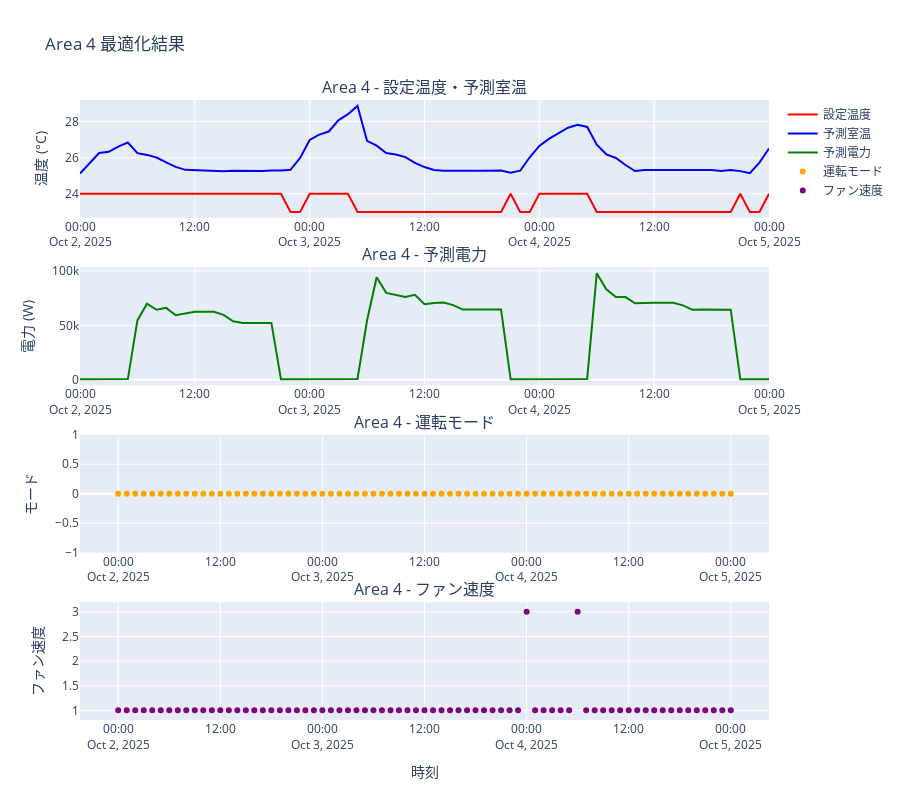
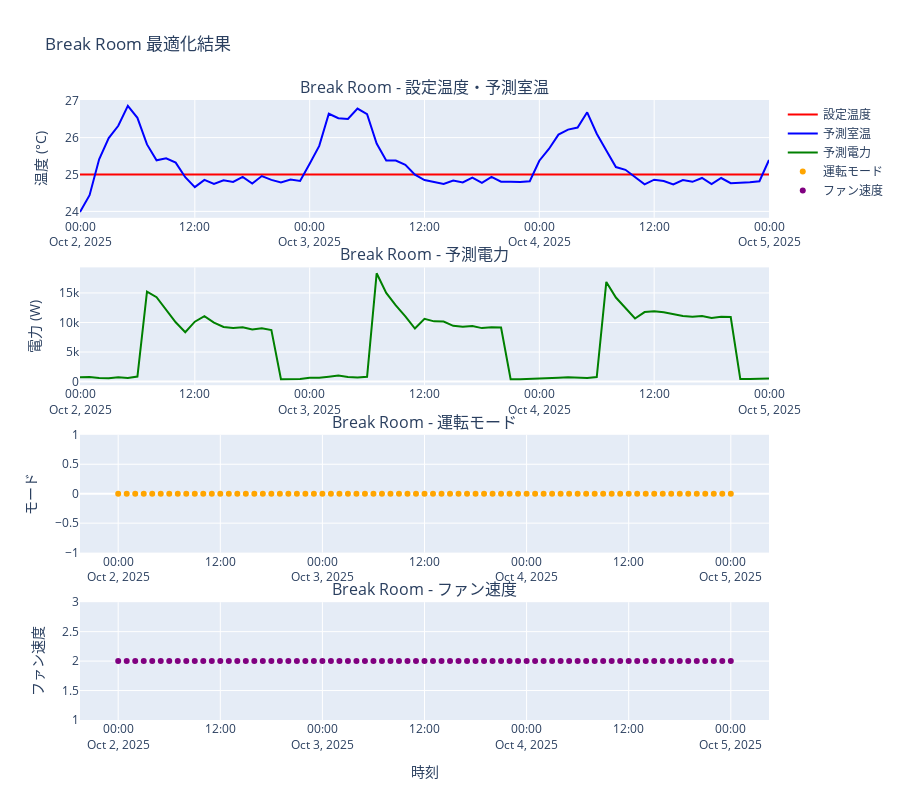
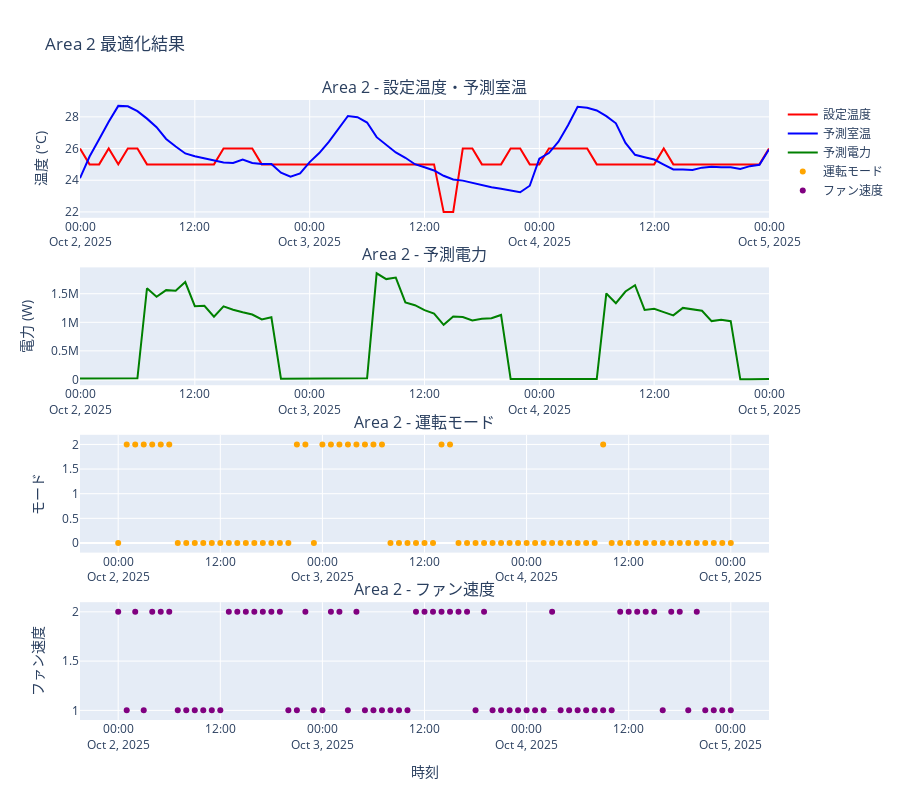
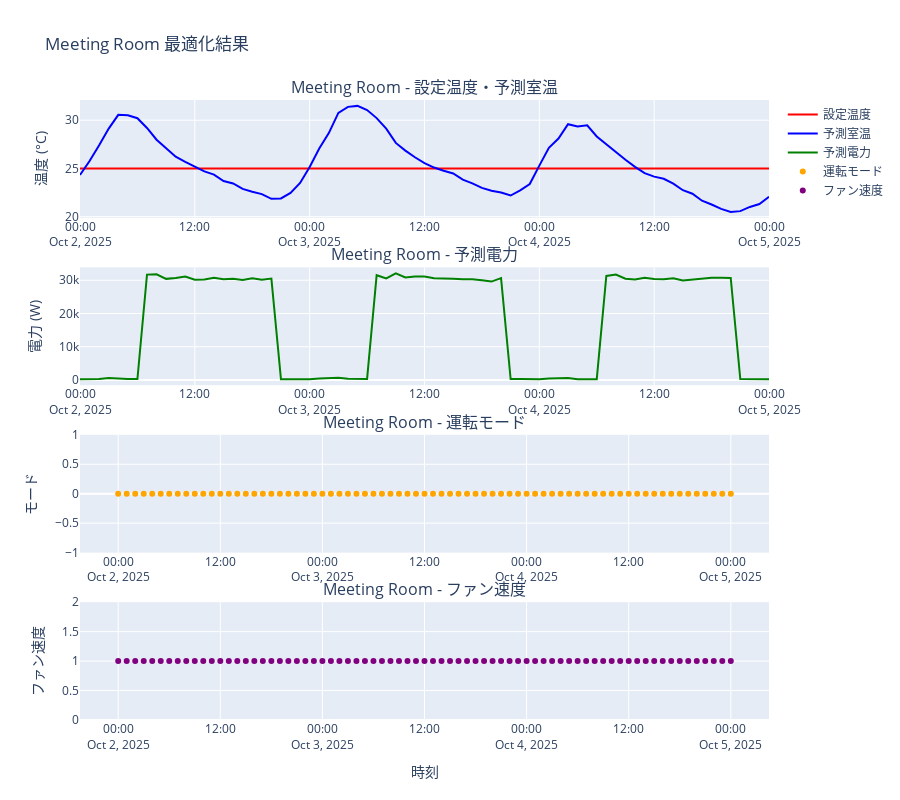

The code cell stored with these charts, in order, in its notebook:
### Markdown cell above
## 5. 結果出力・可視化

最適化結果を可視化し、分析します。

### Code cell
# 最適化結果の可視化
if schedule is not None:
    # 各ゾーンの結果を可視化
    for zone_name, zone_schedule in schedule.items():
        # データの準備
        timestamps = list(zone_schedule.keys())
        set_temps = [zone_schedule[t]['set_temp'] for t in timestamps]
        pred_temps = [zone_schedule[t]['pred_temp'] for t in timestamps]
        pred_powers = [zone_schedule[t]['pred_power'] for t in timestamps]
        modes = [zone_schedule[t]['mode'] for t in timestamps]
        fans = [zone_schedule[t]['fan'] for t in timestamps]
        
        # サブプロットの作成
        fig = make_subplots(
            rows=4, cols=1,
            subplot_titles=[
                f"{zone_name} - 設定温度・予測室温",
                f"{zone_name} - 予測電力",
                f"{zone_name} - 運転モード",
                f"{zone_name} - ファン速度"
            ],
            vertical_spacing=0.08
        )
        
        # 設定温度・予測室温
        fig.add_trace(
            go.Scatter(x=timestamps, y=set_temps, name='設定温度', line=dict(color='red', width=2)),
            row=1, col=1
        )
        fig.add_trace(
            go.Scatter(x=timestamps, y=pred_temps, name='予測室温', line=dict(color='blue', width=2)),
            row=1, col=1
        )
        
        # 予測電力
        fig.add_trace(
            go.Scatter(x=timestamps, y=pred_powers, name='予測電力', line=dict(color='green', width=2)),
            row=2, col=1
        )
        
        # 運転モード
        fig.add_trace(
            go.Scatter(x=timestamps, y=modes, name='運転モード', mode='markers', marker=dict(color='orange', size=6)),
            row=3, col=1
        )
        
        # ファン速度
        fig.add_trace(
            go.Scatter(x=timestamps, y=fans, name='ファン速度', mode='markers', marker=dict(color='purple', size=6)),
            row=4, col=1
        )
        
        # レイアウトの設定
        fig.update_layout(
            title=f"{zone_name} 最適化結果",
            height=800,
            showlegend=True
        )
        
        # 軸ラベルの設定
        fig.update_xaxes(title_text="時刻", row=4, col=1)
        fig.update_yaxes(title_text="温度 (°C)", row=1, col=1)
        fig.update_yaxes(title_text="電力 (W)", row=2, col=1)
        fig.update_yaxes(title_text="モード", row=3, col=1)
        fig.update_yaxes(title_text="ファン速度", row=4, col=1)
        
        fig.show()
        
        print(f"✅ {zone_name} の可視化完了")
else:
    print("❌ 最適化結果がありません")
